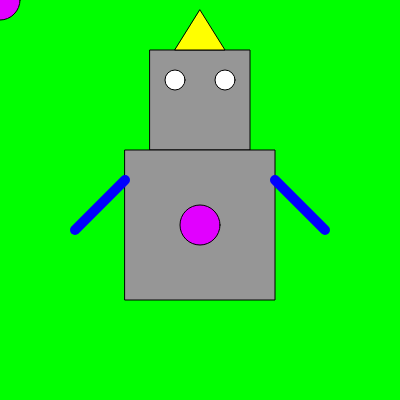
Frame 1 (no input)
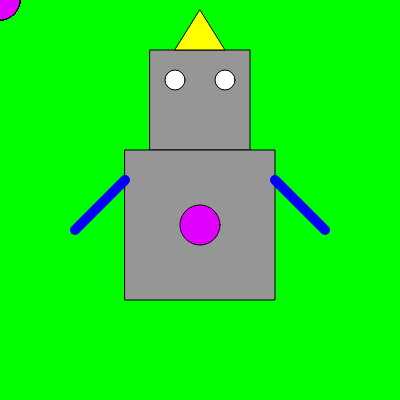
Frame 60 (no input)
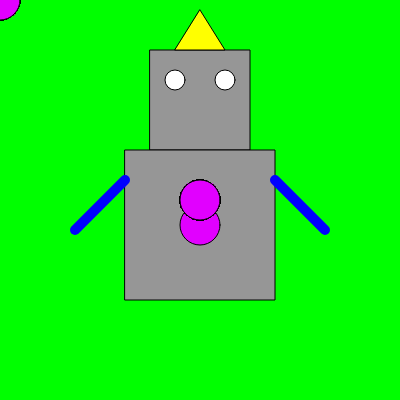
Frame 120 (the mouse pressed at the canvas centre since frame 60)

The p5.js sketch that drew these frames (run headless with seeded random() and noise() and a simulated clock; from frame 60 on, the mouse is pressed at the canvas centre):

// p5.js sketch
// ── sketch.js
function setup() {
  createCanvas(400, 400);
  
  background(0, 255, 0);
  
  fill(255, 0, 255);
  circle(200, 200, 25);

  fill(150, 150, 150);
  rect(150, 50, 100, 100);
  rect(125, 150, 150, 150);

  fill(255, 255, 255);
  circle(175, 80, 20);
  circle(225, 80, 20);

  stroke(0, 0, 255); // pinta la linea (azul)
  strokeWeight(10);  // hace la linea mas gruesa

  line(125, 180, 75, 230); // brazo izquierdo
  line(275, 180, 325, 230);// brazo derecho

  strokeWeight(1); // regresa el grosor al normal
  
  // SOLUCIÓN: Cambiamos noStroke() por stroke(0) para pintar los bordes de negro
  stroke(0); 

  fill(255, 255, 0); // color amarillo para la antena
  triangle(175, 50, 225, 50, 200, 10); // figura del triangulo

  fill(225, 0, 255); // color magenta
  circle(200, 225, 40);
}
  
function draw() {
  // Ahora estos círculos también se dibujarán con contorno negro
  circle(mouseX, mouseY, 40);
}
  
